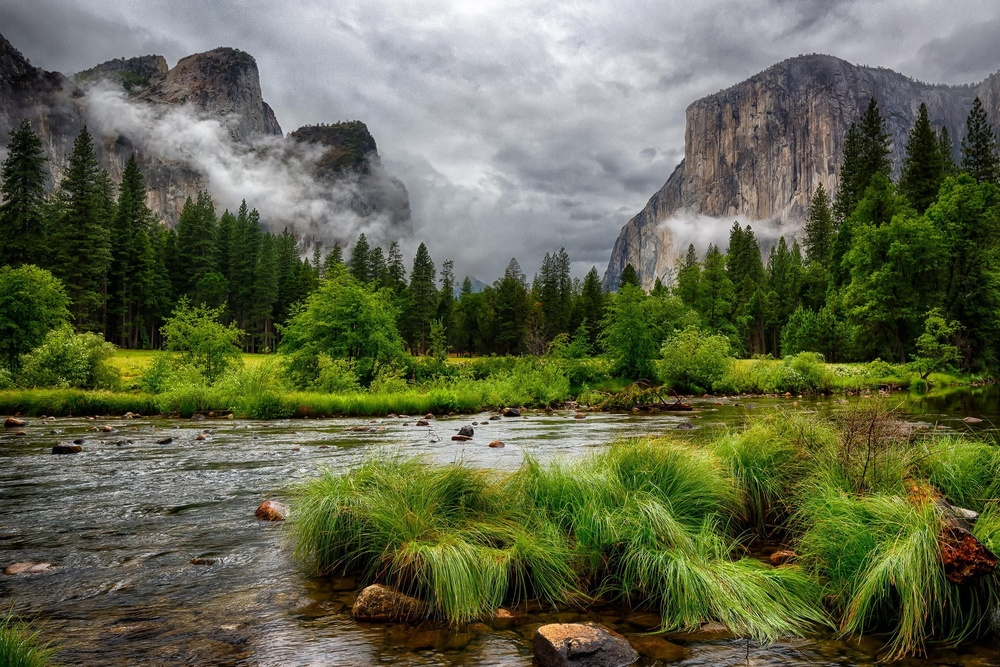
#> input picture 4sem/IS/lab8/image.jpg, 1000 x 667 px, shrunk from 2048 x 1365 before the run
$ python 4.py
#> lines starting #> are read from the running program, lines starting #| are printed output that depends on the picture
from PIL import Image
import numpy as np


def bw_convert():
    img = Image.open("image.jpg")
#> img is the input picture: PIL image 1000x667 RGB; mean R, G, B 97, 101.9, 75
    arr = np.asarray(img)
    c = np.array((0.2989, 0.5870, 0.1140))
    res = np.round(np.sum(arr * c, axis=2))
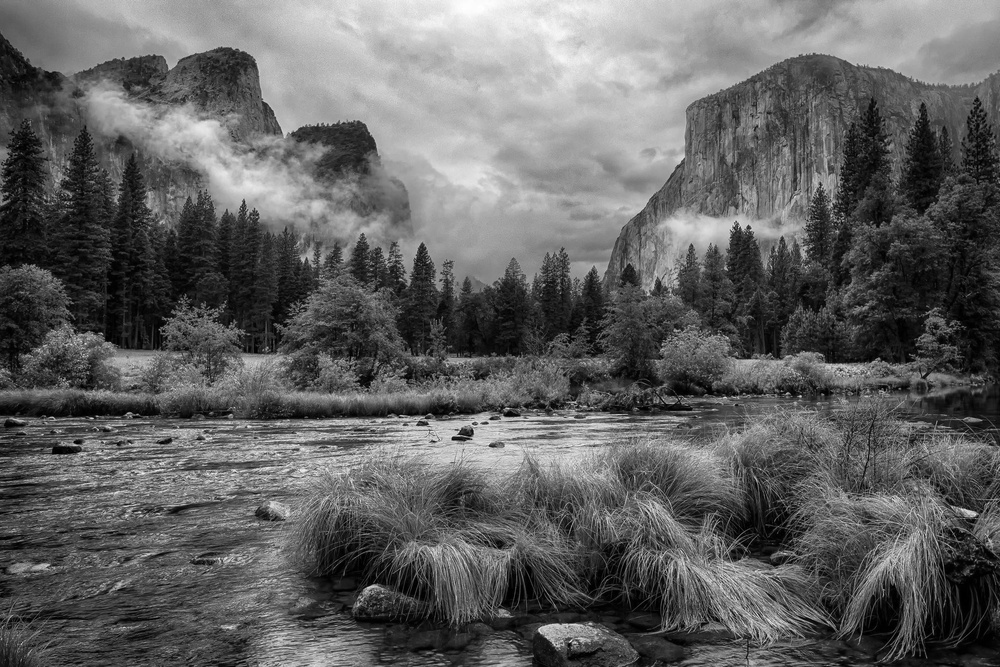
#> res: shape (667, 1000) float64; min 0, max 255, mean 97.4
    Image.fromarray(res).convert("RGB").save("image_res.jpg")


bw_convert()
